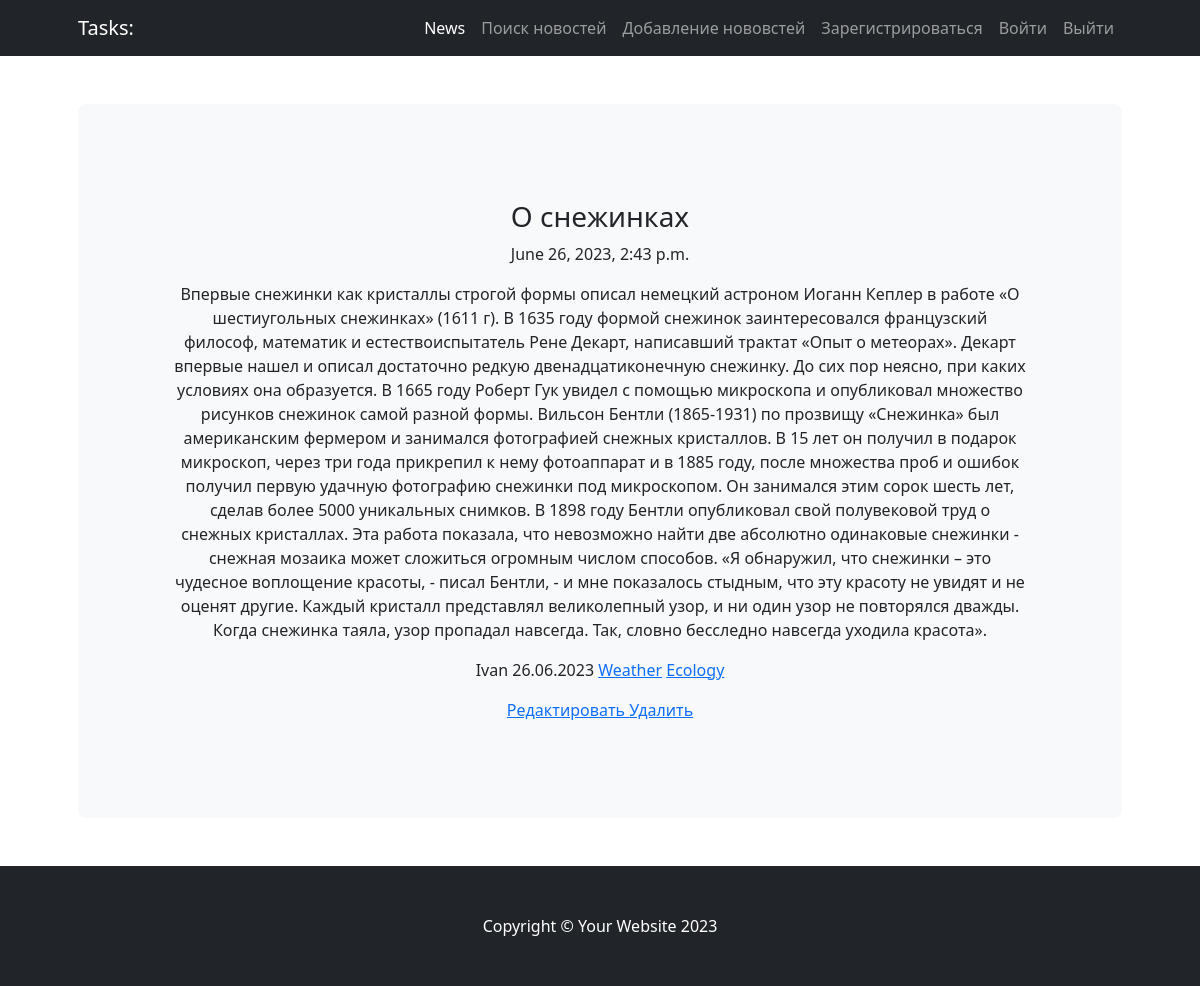
The page /news/1/ on the database its author committed.
### news/models.py (models this page shows, shortened)
class Post(models.Model):
    NEWS = 'NW'
    ARTICLE = 'AR'
    TYPE_CHOICES = (
        (NEWS, 'Новость'),
        (ARTICLE, 'Статья')
    )
    type = models.CharField(max_length=2, choices=TYPE_CHOICES, default=ARTICLE)
    timePost = models.DateTimeField(auto_now_add=True)
    title = models.CharField(max_length=255)
    textPost = models.TextField()
    ratingPost = models.IntegerField(default=0)
    author = models.ForeignKey(Author, on_delete=models.CASCADE)
    category = models.ManyToManyField(Category, through='PostCategory')

class Author(models.Model):
    ratingAuthor = models.IntegerField(default=0)
    authorUser = models.OneToOneField(User, on_delete=models.CASCADE)
    def __str__(self):
        return f'{self.authorUser}'

class Category(models.Model):
    category = models.CharField(max_length=255, unique=True)
    subscribers = models.ManyToManyField(User, blank=True)

### news/views.py (the view)
# urls.py: path('<int:pk>/', PostList.as_view(), name='post'),
class PostList(DetailView):
    model = Post
    template_name = 'post.html'
    context_object_name = 'post'
    queryset = Post.objects.all()

### news/templatetags/custom_filters.py (called while the page is built)
@register.filter (name = 'censor')
def censor(value):
    censor_text = value
    for word in bad_word:
        if word in value:
            censor_text = value.replace(word, '***')
        return censor_text

### templates/post.html (shortened to what this page needs)
{% extends 'flatpages/default.html' %}
{% load custom_filters %}
{% block content %}
<h3>{{ post.title|censor }}</h3>
<p>{{ post.timePost }}</p>
<p>{{ post.textPost|censor }}</p>
<p> {{ post.author }} {{ post.timePost|date:'d.m.Y' }}
    {% for c in post.category.values %}
        <a href="{% url 'news:category' c.id %}">{{ c.category }}</a>
    {% endfor %}
</p>
<a href="{% url 'news:post_edit' post.id %}">Редактировать </a><a href="{% url 'news:post_delete' post.id %}"> Удалить</a>
{% endblock content %}

### rows shown on the page
Post: title|censor "О снежинках", timePost "June 26, 2023, 2:43 p.m.", textPost|censor "Впервые снежинки как кристаллы строгой формы описал немецкий астроном Иоганн Кеплер в работе «О шестиугольных снежинках» (1611 г). В 1635 году формой снежинок заинтересовался французский философ, математик и естествоиспытатель Рене Декарт, написавший трактат «Опыт о метеорах». Декарт впервые нашел и описал достаточно редкую двенадцатиконечную снежинку. До сих пор неясно, при каких условиях она образуется. В 1665 году Роберт Гук увидел с помощью микроскопа и опубликовал множество рисунков снежинок самой разной формы. Вильсон Бентли (1865-1931) по прозвищу «Снежинка» был американским фермером и занимался фотографией снежных кристаллов. В 15 лет он получил в подарок микроскоп, через три года…", author "Ivan", timePost "26.06.2023"
Category: category "Weather"
Category: category "Ecology"
